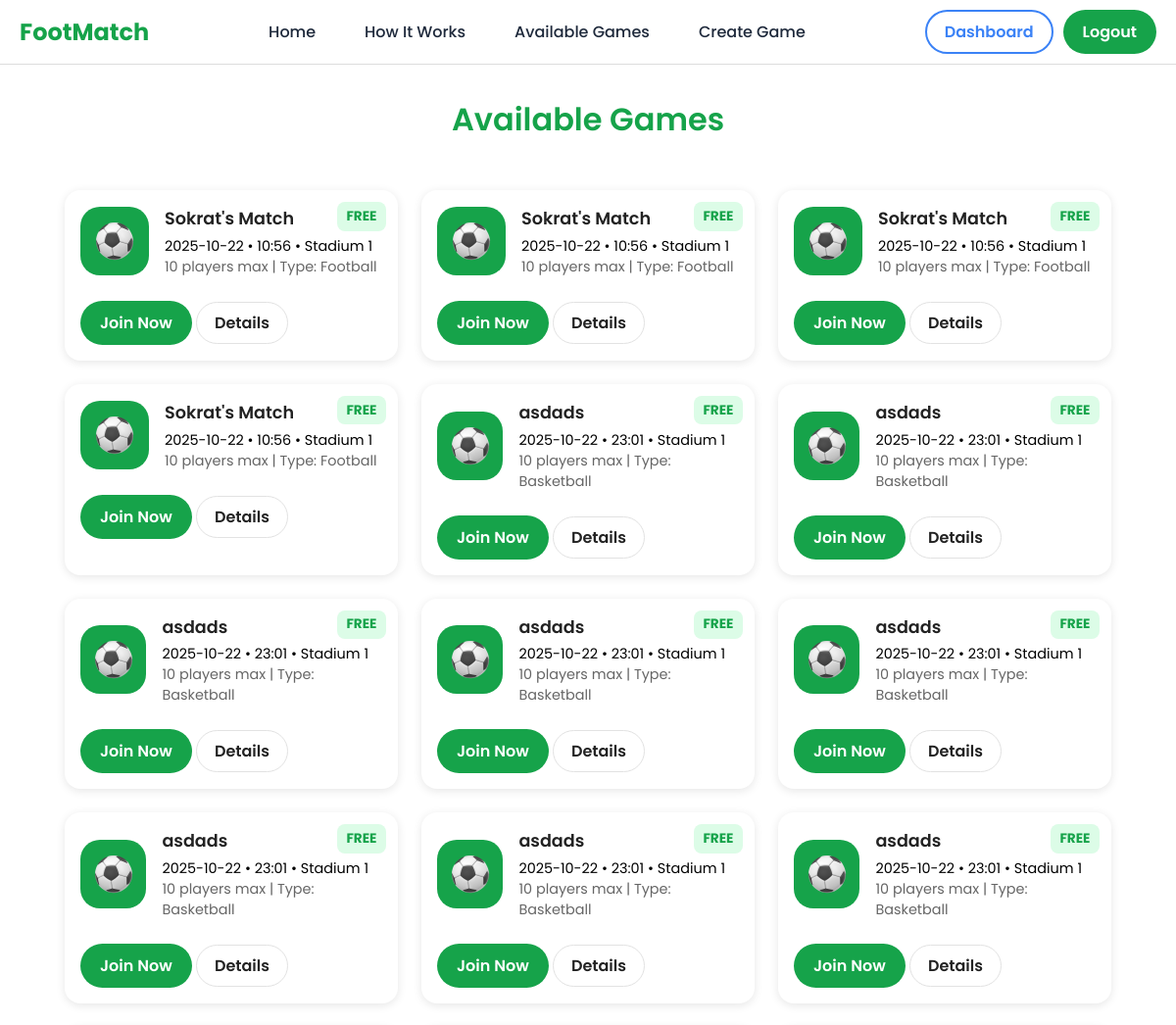
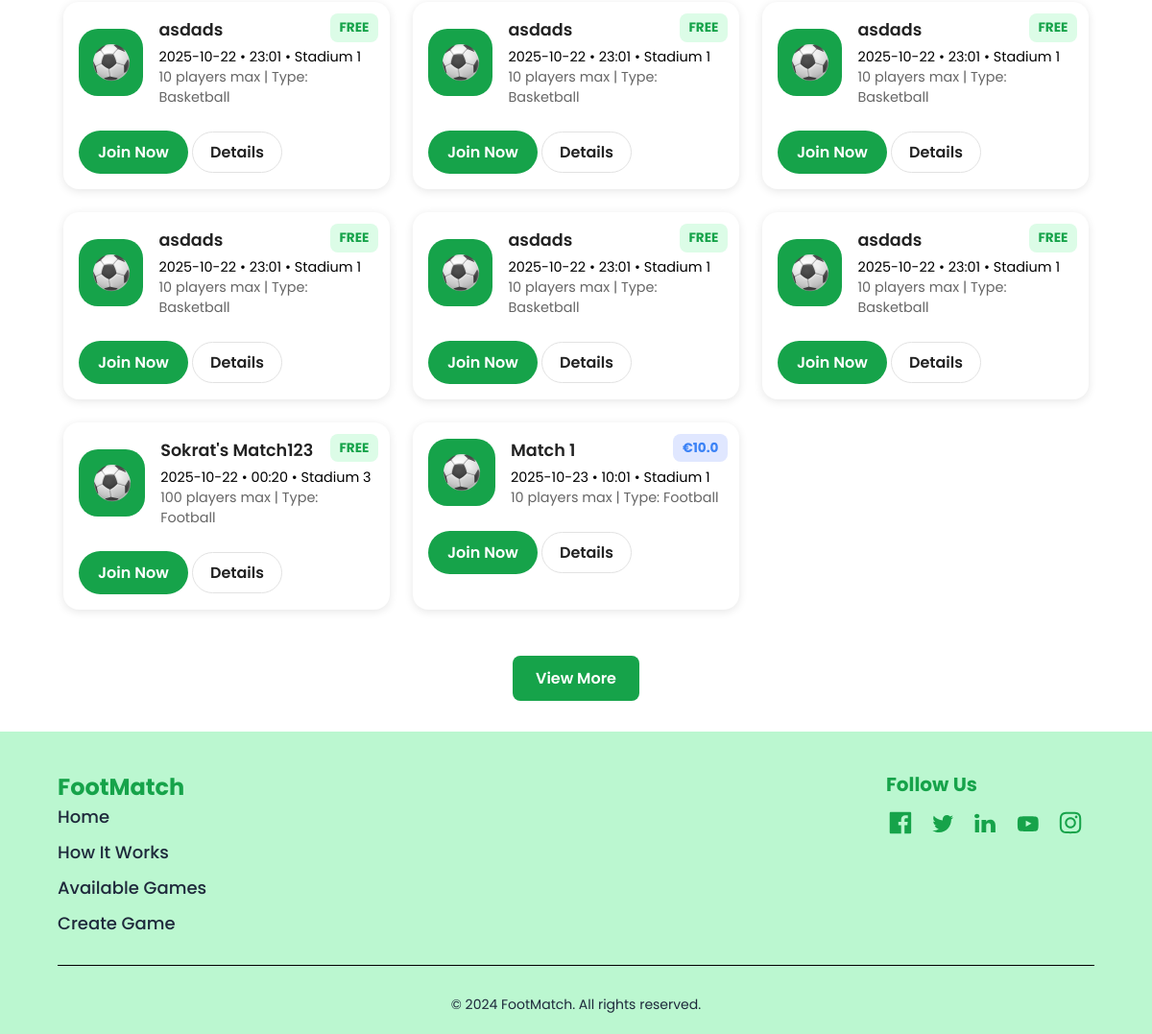
Before: /available-games (signed in) with the older database file (2 pictures, top to bottom).
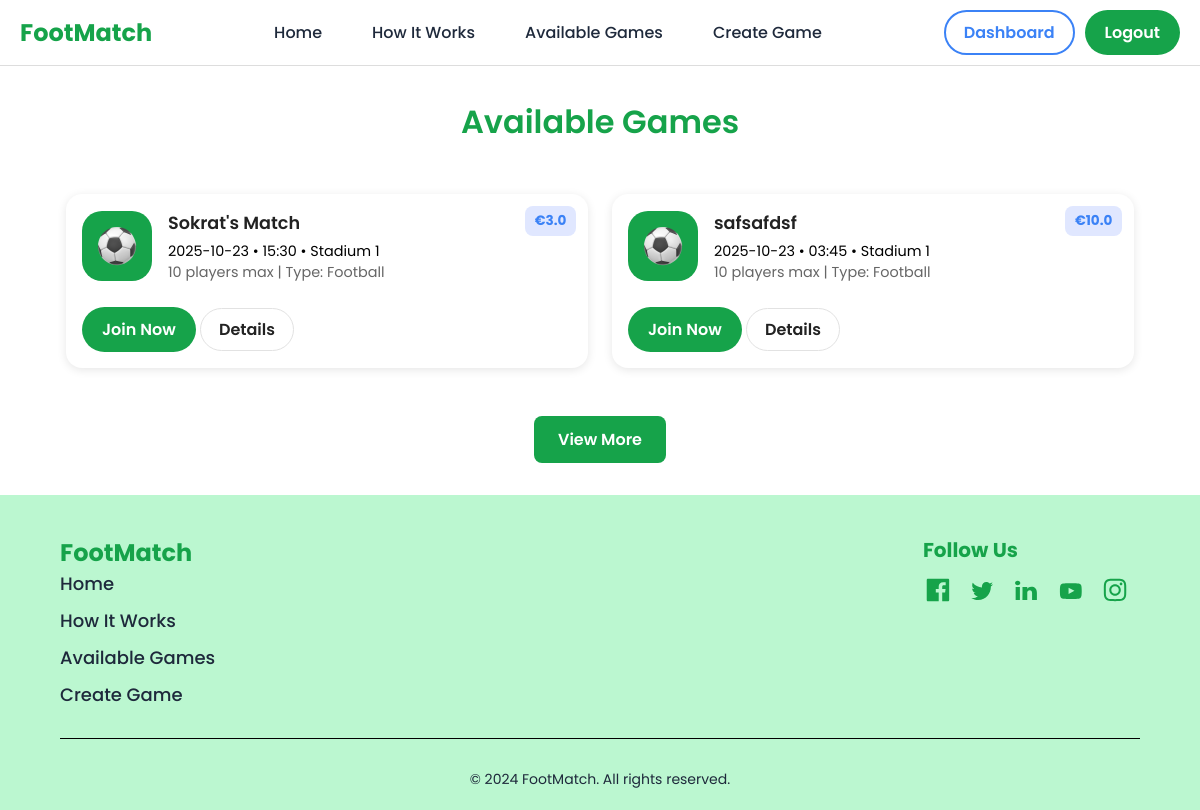
After: the same page with the newer database file.
### app.py (models this page shows)
class Game(db.Model):
    id = db.Column(db.Integer, primary_key=True)
    game_name = db.Column(db.String(100), nullable=False)
    date = db.Column(db.String(20), nullable=False)
    time = db.Column(db.String(20), nullable=False)
    location = db.Column(db.String(100), nullable=False)
    sports_type = db.Column(db.String(50), nullable=False)
    player_capacity = db.Column(db.Integer, nullable=False)
    price = db.Column(db.Float, nullable=False)
    age = db.Column(db.String(15), nullable=False)
    description = db.Column(db.String(300))
    creator_id = db.Column(db.Integer, db.ForeignKey('user.id'))
    creator = db.relationship('User', backref='games')

### app.py (the view)
@app.route("/available-games")
@login_is_required
def available_games():
    games = Game.query.all()
    return render_template("available-games.html", games=games)

### app.py (called while the page is built)
def login_is_required(f):
    @wraps(f)
    def wrapper(*args, **kwargs):
        if "google_id" not in session and "email" not in session:
            return render_template("log-in.html", error="You must be logged in to access this page.")
        return f(*args, **kwargs)
    return wrapper

### templates/available-games.html (shortened to what this page needs)
<!DOCTYPE html>
<html lang="en">
<head>
    <link rel="stylesheet" href="{{ url_for('static', filename='css_folder/reset.css') }}">
    <link rel="stylesheet" href="{{ url_for('static', filename='css_folder/styles.css') }}">
    <link rel="stylesheet" href="{{ url_for('static', filename='css_folder/available-games.css') }}">
    <link rel="stylesheet" href="{{ url_for('static', filename='css_folder/error-messages.css') }}">
</head>
<body>
    <section id="header">
        <header>
            <div class="header-container">
                <p id="title">FootMatch</p>
                <nav id="header-nav">
                    <a href="{{ url_for('home') }}#header">Home</a>
                    <a href="{{ url_for('home') }}#how-it-works">How It Works</a>
                    <a href="{{ url_for('available_games') }}">Available Games</a>
                    <a href="{{ url_for('create_game') }}">Create Game</a>
                </nav>
                <div id="header-right">
                    <div class="btn-spacer">
                        {% if "email" in session %}
                            <a href="{{ url_for('dashboard') }}" class="btn" id="sign-up-btn">Dashboard</a>
                            <a href="{{ url_for('logout') }}" class="btn" id="join-now-btn">Logout</a>
                        {% else %}
                            <a href="{{ url_for('sign_up') }}" class="btn" id="sign-up-btn">Sign Up</a>
                            <a href="{{ url_for('login') }}" class="btn btn-green" id="join-now-btn">Login</a>
                        {% endif %}
                    </div>
                </div>
            </div>
        </header>
    </section>
    <main>
        <section id="available-games">
            <h1 class="section-title">Available Games</h1>
            <div class="games-container">
                {% if games %}
                    {% for game in games %}
                    <div class="game-card">
                        <div class="game-card-top">
                            <div class="img-background">
                                <img src="{{ url_for('static', filename='assets/football-icon.svg') }}" alt="{{ game.sports_type }} Icon">
                            </div>
                            <div class="game-info">
                                <h2>{{ game.game_name }}</h2>
                                <p>{{ game.date }} • {{ game.time }} • {{ game.location }}</p>
                                <p class="info">
                                    <span>{{ game.player_capacity }} players max</span> | Type: {{ game.sports_type }}
                                </p>
                            </div>
                        </div>
                        <div class="game-card-bottom">
                            <div class="buttons">
                                <button class="btn join-btn">Join Now</button>
                                <button class="btn details-btn">Details</button>
                            </div>
                        </div>
                        <span class="price-tag {% if game.price == 0 %}free{% else %}paid{% endif %}">
                            {% if game.price == 0 %}FREE{% else %}€{{ game.price }}{% endif %}
                        </span>
                    </div>
                    {% endfor %}
                {% else %}
                    <p class="no-games">No games available yet. <a href="{{ url_for('create_game') }}">Create one here</a>.</p>
                {% endif %}
            </div>
            {% if games %}
            <div class="view-more">
                <button class="btn view-more-btn">View More</button>
            </div>
            {% endif %}
        </section>
    </main>
    <footer>
        <div class="container">
            <div id="footer-content">
                <div id="footer-left">
                    <p id="footer-title">FootMatch</p>
                    <ul>
                        <li><a href="{{ url_for('home') }}#header">Home</a></li>
                        <li><a href="{{ url_for('home') }}#how-it-works">How It Works</a></li>
                        <li><a href="#header">Available Games</a></li>
                        <li><a href="{{ url_for('create_game') }}">Create Game</a></li>
                    </ul>
                </div>
                <div id="footer-right">
                    <p id="follow-us">Follow Us</p>
                    <img src="/static/assets/facebook.svg" alt="Facebook" />
                    <img src="/static/assets/twitter.svg" alt="Twitter" />
                    <img src="/static/assets/linkedin.svg" alt="LinkedIn" />
                    <img src="/static/assets/youtube.svg" alt="YouTube" />
                    <img src="/static/assets/instagram.svg" alt="Instagram" />
                </div>
            </div>
            <hr />
            <p id="rights">&copy; 2024 FootMatch. All rights reserved.</p>
        </div>
    </footer>
</body>
</html>

### static/css_folder/styles.css (style rules this page uses)
html { scroll-behavior: smooth; }
body { font-family: "Poppins", sans-serif; margin: 0; padding: 0; color: black; background-color: white; }
p { font-weight: 400; font-size: 20px; color: black; margin: 0; padding: 0; }
a { color: #1e293b; text-decoration: none; transition: color 0.3s; }
.btn { border: 2px solid transparent; border-radius: 25px; padding: 8px 18px; font-weight: 600; cursor: pointer; transition: all 0.3s; }
header { background-color: white; border-bottom: 1px solid #ddd; position: relative; }
.header-container { display: flex; align-items: center; justify-content: space-between; max-width: 1200px; margin: 0 auto; padding: 10px 20px; gap: 20px; flex-wrap: wrap; }
.container { width: 90%; max-width: 1200px; margin: 0 auto; padding: 0 0px; }
#title { font-size: 24px; font-weight: bold; color: #16a34a; }
nav#header-nav { display: flex; gap:50px; }
nav#header-nav a { font-size: 16px; font-weight: 500; cursor: pointer; }
#sign-up-btn { color: #3b82f6; background-color: transparent; border: 2px solid #3b82f6; }
#join-now-btn { color: white; background-color: #16a34a; }
.section-title { color: #16a34a; font-size: 36px; margin: 50px 0; font-weight: bold; text-align: center; }
.btn-spacer { display: flex; justify-content: center; gap: 10px; }
footer { background-color: #bbf7d0; color: #16a34a; padding: 40px 0 20px; }
#footer-content { display: flex; justify-content: space-between; font-size: 16px; font-weight: 400; color: #1e293b; }
#footer-title { font-size: 24px; font-weight: bold; color: #16a34a; text-align: left; margin-bottom: 0; }
ul { list-style-type: none; padding: 0; margin: 0; margin-bottom: 30px; }
li { margin-bottom: 10px; list-style-type: none; }
li a { font-size: 18px; font-weight: 500; cursor: pointer; }
#follow-us { font-weight: bold; font-size: 20px; color: #16a34a; margin-bottom: 10px; }
#footer-right img { width: 30px; margin-right: 10px; }
hr { border: none; border-top: 1px solid black; margin: 0 0 10px 0; }
#rights { padding-top: 20px; text-align: center; color: #1e293b; font-size: 14px; }

### static/css_folder/available-games.css (style rules this page uses)
body { font-family: "Poppins", sans-serif; background-color: #ffffff; color: #222; margin: 0; padding: 0; }
.section-title { text-align: center; font-size: 2rem; margin: 2rem 0; font-weight: 600; }
.games-container { display: grid; grid-template-columns: repeat(auto-fit, minmax(320px, 1fr)); gap: 1.5rem; max-width: 1100px; margin: 0 auto; padding: 1rem; }
.game-card { display: flex; flex-direction: column; background: #fff; box-shadow: 0 2px 10px rgba(0,0,0,0.1); border-radius: 16px; padding: 1rem; transition: transform 0.2s ease; position: relative; }
.game-card-top { display: flex; align-items: center; margin-bottom: 0.5rem; }
.game-info { display: flex; flex-direction: column; }
.game-info h2 { font-size: 1.1rem; font-weight: 600; margin: 0 0 0.3rem 0; }
.game-info p { font-size: 0.9rem; margin: 0; }
.img-background { background-color: #16a34a; border-radius: 20px; display: flex; justify-content: center; align-items: center; height: 70px; width: 70px; margin-right: 1rem; }
.img-background img { width: 40px; height: 40px; border-radius: 50%; object-fit: cover; }
.game-card-bottom { display: flex; flex-direction: column; margin-top: 0.5rem; }
.info { font-size: 0.85rem; color: #666; margin: 0.2rem 0; }
.buttons { margin-top: 0.5rem; }
.btn { border: 2px solid transparent; border-radius: 25px; padding: 8px 18px; font-weight: 600; cursor: pointer; transition: all 0.3s; }
.join-btn { background-color: #16a34a; color: white; }
.details-btn { background-color: #ffffff; border: 1px solid #E2E2E2; }
.price-tag { position: absolute; top: 12px; right: 12px; font-size: 0.85rem; font-weight: bold; padding: 0.3rem 0.6rem; border-radius: 8px; }
.price-tag.paid { background-color: #e0e7ff; color: #3b82f6; }
.view-more { text-align: center; margin: 2rem 0; }
.view-more-btn { background-color: #16a34a; color: #fff; padding: 0.7rem 1.5rem; border-radius: 8px; border: none; cursor: pointer; }

Changed rows visible on the page:
removed Game: game_name "Sokrat's Match", date "2025-10-22", time "10:56", location "Stadium 1", player_capacity "10", sports_type "Football", price "FREE"
removed Game: game_name "Sokrat's Match", date "2025-10-22", time "10:56", location "Stadium 1", player_capacity "10", sports_type "Football", price "FREE"
removed Game: game_name "asdads", date "2025-10-22", time "23:01", location "Stadium 1", player_capacity "10", sports_type "Basketball", price "FREE"
removed Game: game_name "asdads", date "2025-10-22", time "23:01", location "Stadium 1", player_capacity "10", sports_type "Basketball", price "FREE"
removed Game: game_name "asdads", date "2025-10-22", time "23:01", location "Stadium 1", player_capacity "10", sports_type "Basketball", price "FREE"
removed Game: game_name "asdads", date "2025-10-22", time "23:01", location "Stadium 1", player_capacity "10", sports_type "Basketball", price "FREE"
removed Game: game_name "asdads", date "2025-10-22", time "23:01", location "Stadium 1", player_capacity "10", sports_type "Basketball", price "FREE"
removed Game: game_name "asdads", date "2025-10-22", time "23:01", location "Stadium 1", player_capacity "10", sports_type "Basketball", price "FREE"
removed Game: game_name "asdads", date "2025-10-22", time "23:01", location "Stadium 1", player_capacity "10", sports_type "Basketball", price "FREE"
removed Game: game_name "asdads", date "2025-10-22", time "23:01", location "Stadium 1", player_capacity "10", sports_type "Basketball", price "FREE"
removed Game: game_name "asdads", date "2025-10-22", time "23:01", location "Stadium 1", player_capacity "10", sports_type "Basketball", price "FREE"
removed Game: game_name "asdads", date "2025-10-22", time "23:01", location "Stadium 1", player_capacity "10", sports_type "Basketball", price "FREE"
removed Game: game_name "asdads", date "2025-10-22", time "23:01", location "Stadium 1", player_capacity "10", sports_type "Basketball", price "FREE"
removed Game: game_name "asdads", date "2025-10-22", time "23:01", location "Stadium 1", player_capacity "10", sports_type "Basketball", price "FREE"
removed Game: game_name "asdads", date "2025-10-22", time "23:01", location "Stadium 1", player_capacity "10", sports_type "Basketball", price "FREE"
removed Game: game_name "asdads", date "2025-10-22", time "23:01", location "Stadium 1", player_capacity "10", sports_type "Basketball", price "FREE"
removed Game: game_name "Sokrat's Match123", date "2025-10-22", time "00:20", location "Stadium 3", player_capacity "100", sports_type "Football", price "FREE"
removed Game: game_name "Match 1", date "2025-10-23", time "10:01", location "Stadium 1", player_capacity "10", sports_type "Football", price "10.0"
changed Game "Sokrat's Match": date "2025-10-22" → "2025-10-23"; time "10:56" → "15:30"; price (not shown) → "3.0"; price "FREE" → "€"
changed Game: game_name "Sokrat's Match" → "safsafdsf"; date "2025-10-22" → "2025-10-23"; time "10:56" → "03:45"; price (not shown) → "10.0"; price "FREE" → "€"
